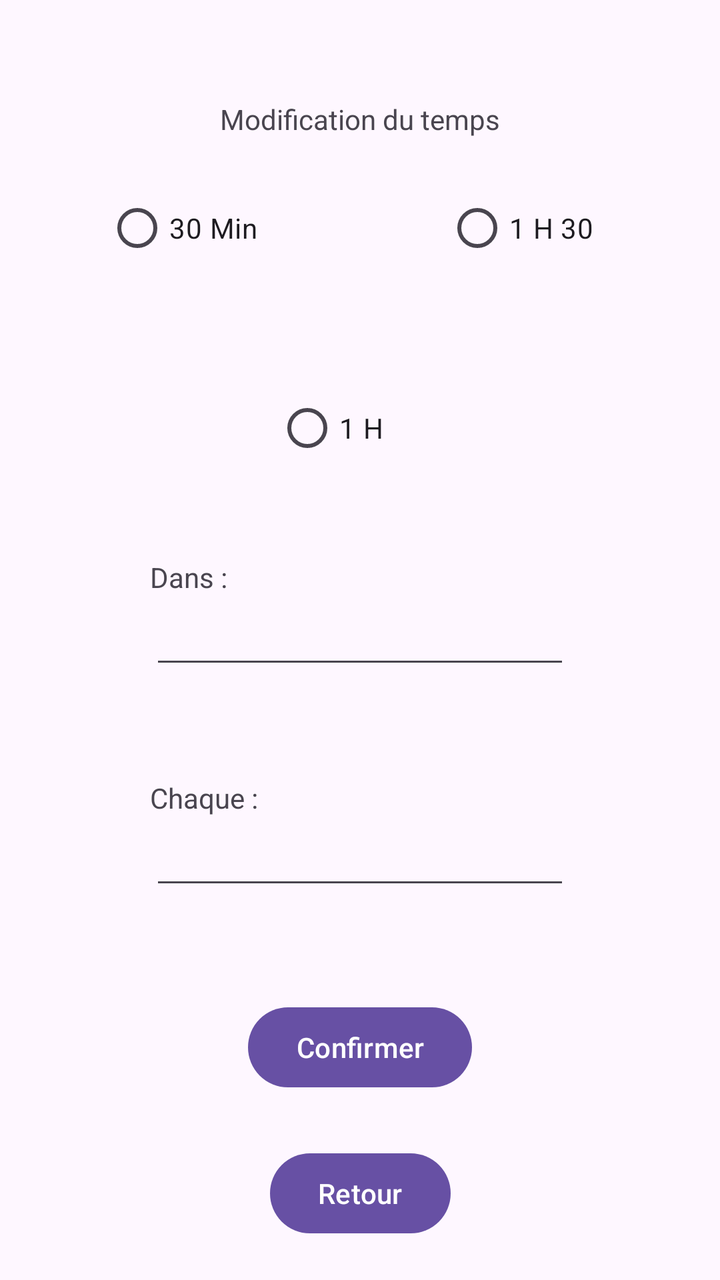
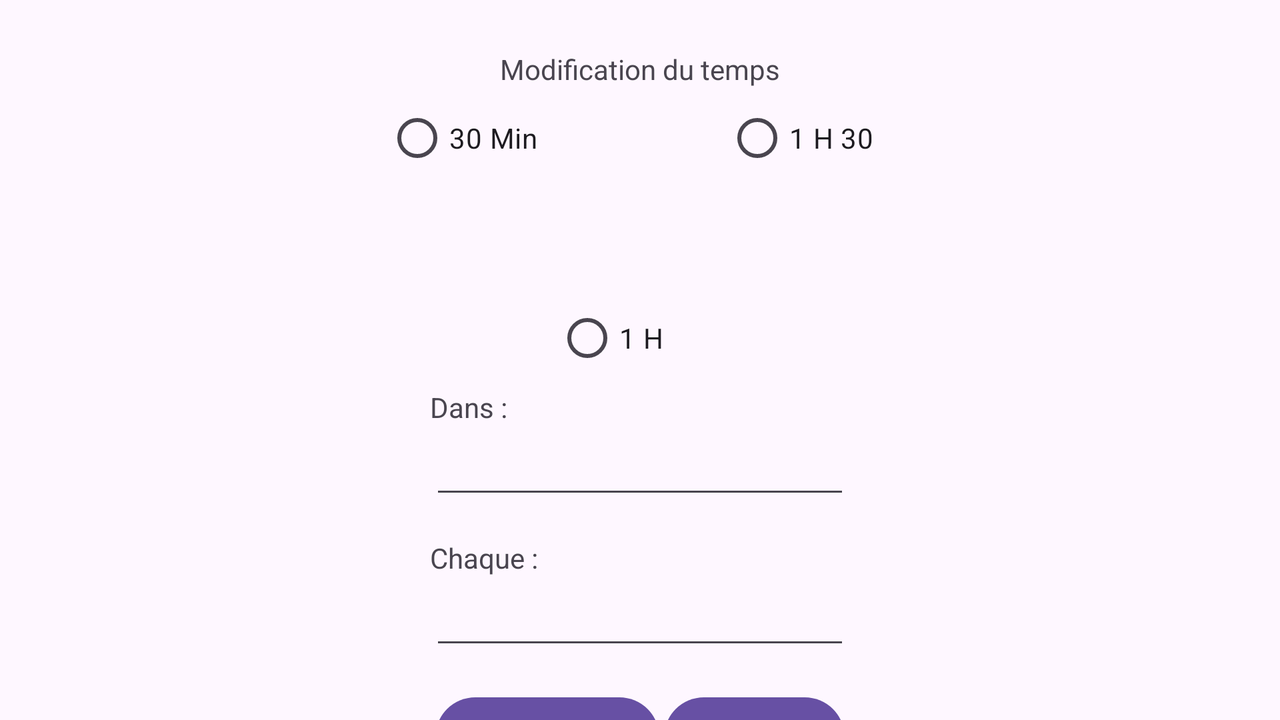

Compare how this app lays out the same screen by default and in its alternative resource folder. The renders come first, then the two layout files and the values they reference.
<!-- AndroidManifest.xml: application theme Theme.Objet_connecte_final -->
<!-- res/layout/activity_modification_temps.xml -->
<?xml version="1.0" encoding="utf-8"?>
<androidx.constraintlayout.widget.ConstraintLayout xmlns:android="http://schemas.android.com/apk/res/android"
    xmlns:app="http://schemas.android.com/apk/res-auto"
    xmlns:tools="http://schemas.android.com/tools"
    android:layout_width="match_parent"
    android:layout_height="match_parent"
    tools:context=".ModificationTempsActivity">

    <EditText
        android:id="@+id/etDans"
        android:layout_width="wrap_content"
        android:layout_height="wrap_content"
        android:ems="10"
        android:inputType="text"
        android:text="@string/Rien"
        app:layout_constraintEnd_toEndOf="parent"
        app:layout_constraintStart_toStartOf="parent"
        app:layout_constraintTop_toBottomOf="@+id/tvDans" />

    <EditText
        android:id="@+id/etChaque"
        android:layout_width="wrap_content"
        android:layout_height="wrap_content"
        android:ems="10"
        android:inputType="text"
        android:text="@string/Rien"
        app:layout_constraintEnd_toEndOf="parent"
        app:layout_constraintStart_toStartOf="parent"
        app:layout_constraintTop_toBottomOf="@+id/tvChaque" />

    <Button
        android:id="@+id/btnConfirmation2"
        android:layout_width="wrap_content"
        android:layout_height="wrap_content"
        android:layout_marginTop="50dp"
        android:text="@string/btnConfirmation"
        app:layout_constraintEnd_toEndOf="parent"
        app:layout_constraintStart_toStartOf="parent"
        app:layout_constraintTop_toBottomOf="@+id/etChaque" />

    <Button
        android:id="@+id/btnRetour3"
        android:layout_width="wrap_content"
        android:layout_height="wrap_content"
        android:layout_marginTop="25dp"
        android:text="@string/btnRetour"
        app:layout_constraintEnd_toEndOf="parent"
        app:layout_constraintStart_toStartOf="parent"
        app:layout_constraintTop_toBottomOf="@+id/btnConfirmation2" />

    <TextView
        android:id="@+id/tvModifTemps"
        android:layout_width="wrap_content"
        android:layout_height="wrap_content"
        android:layout_marginTop="50dp"
        android:text="@string/tvModifTemps"
        app:layout_constraintEnd_toEndOf="parent"
        app:layout_constraintStart_toStartOf="parent"
        app:layout_constraintTop_toTopOf="parent" />

    <TextView
        android:id="@+id/tvDans"
        android:layout_width="wrap_content"
        android:layout_height="wrap_content"
        android:layout_marginTop="50dp"
        android:text="@string/Dans"
        app:layout_constraintStart_toStartOf="@+id/etDans"
        app:layout_constraintTop_toBottomOf="@+id/radioGroup" />

    <TextView
        android:id="@+id/tvChaque"
        android:layout_width="wrap_content"
        android:layout_height="wrap_content"
        android:layout_marginTop="50dp"
        android:text="@string/Chaque"
        app:layout_constraintStart_toStartOf="@+id/etChaque"
        app:layout_constraintTop_toBottomOf="@+id/etDans" />

    <RadioGroup
        android:id="@+id/radioGroup"
        android:layout_width="wrap_content"
        android:layout_height="wrap_content"
        android:layout_marginTop="30dp"
        android:orientation="horizontal"
        app:layout_constraintStart_toStartOf="parent"
        app:layout_constraintEnd_toEndOf="parent"
        app:layout_constraintTop_toBottomOf="@+id/tvModifTemps">
        <RadioButton
            android:id="@+id/rbtn30Min"
            android:layout_width="85dp"
            android:layout_height="30dp"
            android:text="@string/trenteMinute"
            app:layout_constraintTop_toTopOf="parent"
            />

        <RadioButton
            android:id="@+id/rbtn1H"
            android:layout_width="85dp"
            android:layout_height="30dp"
            android:layout_marginTop="100dp"
            android:text="@string/UneHeure"
            app:layout_constraintTop_toTopOf="parent" />

        <RadioButton
            android:id="@+id/rbtn1H30Min"
            android:layout_width="85dp"
            android:layout_height="30dp"
            android:text="@string/UneHeure30Minute"
            app:layout_constraintTop_toTopOf="parent"
            />
    </RadioGroup>

    <TextView
        android:id="@+id/tvErreur2"
        android:layout_width="wrap_content"
        android:layout_height="wrap_content"
        android:layout_marginTop="10dp"
        android:text="@string/Rien"
        app:layout_constraintEnd_toEndOf="parent"
        app:layout_constraintStart_toStartOf="parent"
        app:layout_constraintTop_toBottomOf="@+id/etChaque" />

</androidx.constraintlayout.widget.ConstraintLayout>
<!-- resources referenced by this layout -->
<resources>
  <string name="Chaque">Chaque :</string>
  <string name="Dans">Dans :</string>
  <string name="Rien" />
  <string name="UneHeure">1 H</string>
  <string name="UneHeure30Minute">1 H 30</string>
  <string name="btnConfirmation">Confirmer</string>
  <string name="btnRetour">Retour</string>
  <string name="trenteMinute">30 Min</string>
  <string name="tvModifTemps">Modification du temps</string>
  <style name="Theme.Objet_connecte_final" parent="Base.Theme.Objet_connecte_final" />
  <style name="Base.Theme.Objet_connecte_final" parent="Theme.Material3.DayNight.NoActionBar">
          
          
      </style>
</resources>
<!-- res/layout-land/activity_modification_temps.xml (the repository's variant of the layout above) -->
<!-- drawn on the phone turned sideways -->
<?xml version="1.0" encoding="utf-8"?>
<androidx.constraintlayout.widget.ConstraintLayout xmlns:android="http://schemas.android.com/apk/res/android"
    xmlns:app="http://schemas.android.com/apk/res-auto"
    xmlns:tools="http://schemas.android.com/tools"
    android:layout_width="match_parent"
    android:layout_height="match_parent"
    tools:context=".ModificationTempsActivity">

    <EditText
        android:id="@+id/etDans"
        android:layout_width="wrap_content"
        android:layout_height="wrap_content"
        android:ems="10"
        android:inputType="text"
        android:text="@string/Rien"
        app:layout_constraintEnd_toEndOf="parent"
        app:layout_constraintStart_toStartOf="parent"
        app:layout_constraintTop_toBottomOf="@+id/tvDans" />

    <EditText
        android:id="@+id/etChaque"
        android:layout_width="wrap_content"
        android:layout_height="wrap_content"
        android:ems="10"
        android:inputType="text"
        android:text="@string/Rien"
        app:layout_constraintEnd_toEndOf="parent"
        app:layout_constraintStart_toStartOf="parent"
        app:layout_constraintTop_toBottomOf="@+id/tvChaque" />

    <Button
        android:id="@+id/btnConfirmation2"
        android:layout_width="wrap_content"
        android:layout_height="wrap_content"
        android:layout_marginTop="15dp"
        android:text="@string/btnConfirmation"
        app:layout_constraintEnd_toStartOf="@+id/btnRetour3"
        app:layout_constraintStart_toStartOf="@+id/etChaque"
        app:layout_constraintTop_toBottomOf="@+id/etChaque" />

    <Button
        android:id="@+id/btnRetour3"
        android:layout_width="wrap_content"
        android:layout_height="wrap_content"
        android:text="@string/btnRetour"
        app:layout_constraintEnd_toEndOf="@+id/etChaque"
        app:layout_constraintStart_toEndOf="@+id/btnConfirmation2"
        app:layout_constraintTop_toTopOf="@+id/btnConfirmation2" />

    <TextView
        android:id="@+id/tvModifTemps"
        android:layout_width="wrap_content"
        android:layout_height="wrap_content"
        android:layout_marginTop="25dp"
        android:text="@string/tvModifTemps"
        app:layout_constraintEnd_toEndOf="parent"
        app:layout_constraintStart_toStartOf="parent"
        app:layout_constraintTop_toTopOf="parent" />

    <TextView
        android:id="@+id/tvDans"
        android:layout_width="wrap_content"
        android:layout_height="wrap_content"
        android:layout_marginTop="10dp"
        android:text="@string/Dans"
        app:layout_constraintStart_toStartOf="@+id/etDans"
        app:layout_constraintTop_toBottomOf="@+id/radioGroup" />

    <TextView
        android:id="@+id/tvChaque"
        android:layout_width="wrap_content"
        android:layout_height="wrap_content"
        android:layout_marginTop="15dp"
        android:text="@string/Chaque"
        app:layout_constraintStart_toStartOf="@+id/etChaque"
        app:layout_constraintTop_toBottomOf="@+id/etDans" />

    <RadioGroup
        android:id="@+id/radioGroup"
        android:layout_width="wrap_content"
        android:layout_height="wrap_content"
        android:layout_marginTop="10dp"
        android:orientation="horizontal"
        app:layout_constraintStart_toStartOf="parent"
        app:layout_constraintEnd_toEndOf="parent"
        app:layout_constraintTop_toBottomOf="@+id/tvModifTemps">
        <RadioButton
            android:id="@+id/rbtn30Min"
            android:layout_width="85dp"
            android:layout_height="30dp"
            android:text="@string/trenteMinute"
            app:layout_constraintTop_toTopOf="parent"
            />

        <RadioButton
            android:id="@+id/rbtn1H"
            android:layout_width="85dp"
            android:layout_height="30dp"
            android:layout_marginTop="100dp"
            android:text="@string/UneHeure"
            app:layout_constraintTop_toTopOf="parent" />

        <RadioButton
            android:id="@+id/rbtn1H30Min"
            android:layout_width="85dp"
            android:layout_height="30dp"
            android:text="@string/UneHeure30Minute"
            app:layout_constraintTop_toTopOf="parent"
            />
    </RadioGroup>

    <TextView
        android:id="@+id/tvErreur2"
        android:layout_width="wrap_content"
        android:layout_height="wrap_content"
        android:layout_marginStart="20dp"
        android:text="@string/Rien"
        app:layout_constraintBottom_toBottomOf="@+id/etChaque"
        app:layout_constraintStart_toEndOf="@+id/etDans"
        app:layout_constraintTop_toTopOf="@+id/etDans" />

</androidx.constraintlayout.widget.ConstraintLayout>
